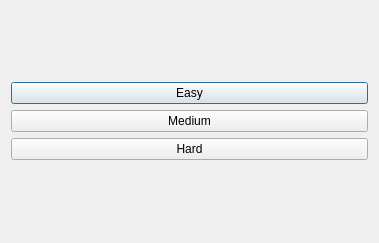
<?xml version="1.0" encoding="UTF-8"?>
<ui version="4.0">
 <class>SettingsWindow</class>
 <widget class="QDialog" name="SettingsWindow">
  <property name="geometry">
   <rect>
    <x>0</x>
    <y>0</y>
    <width>379</width>
    <height>243</height>
   </rect>
  </property>
  <property name="windowTitle">
   <string>Minesweeper - Settings</string>
  </property>
  <layout class="QVBoxLayout" name="verticalLayout_2">
   <item>
    <layout class="QVBoxLayout" name="verticalLayout">
     <item>
      <widget class="QPushButton" name="pushButton_easy">
       <property name="text">
        <string>Easy</string>
       </property>
      </widget>
     </item>
     <item>
      <widget class="QPushButton" name="pushButton_medium">
       <property name="text">
        <string>Medium</string>
       </property>
      </widget>
     </item>
     <item>
      <widget class="QPushButton" name="pushButton_hard">
       <property name="text">
        <string>Hard</string>
       </property>
      </widget>
     </item>
    </layout>
   </item>
  </layout>
 </widget>
 <resources/>
 <connections/>
</ui>
